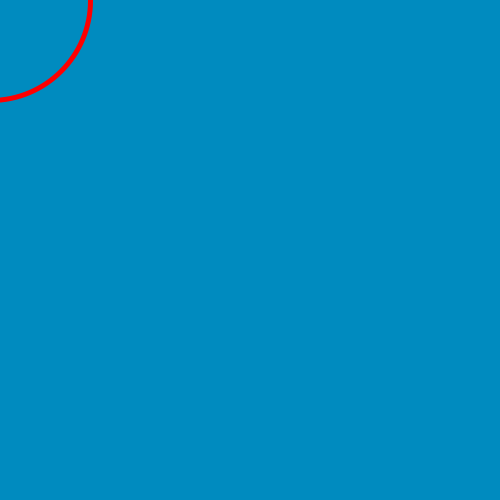
Frame 1 (no input)
Frame 60 (the mouse pressed at the canvas centre just before this capture): identical to frame 1, image omitted
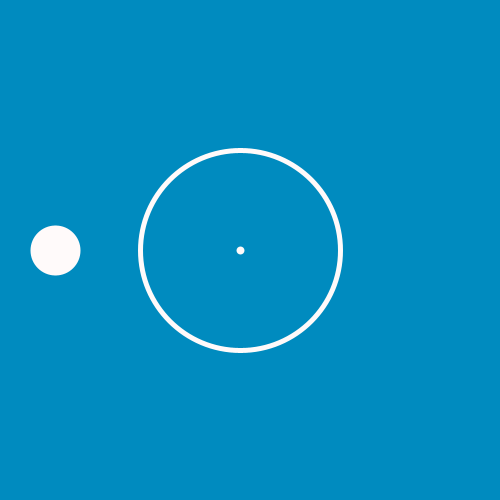
Frame 120 (the mouse held since frame 60 and released just before this capture)

The Processing sketch that drew these frames (run headless with seeded random() and noise(); from frame 60 on, the mouse is pressed at the canvas centre):

// Processing sketch: processing_111102
// ── processing_111102.pde

void setup(){
  size(500,500);
  rectMode(CENTER); 
  
}

void draw(){
  background(0,139,191);
  stroke(255,mouseY,mouseX);
  strokeWeight(50);
  point(mouseX-195,250);
  strokeWeight(5);
  fill(0,139,191);
  ellipse(mouseX-10,mouseY,200,200);
  strokeWeight(8);
  point(mouseX-10,mouseY);
  

  println(mouseX + " " + mouseY); 
}
